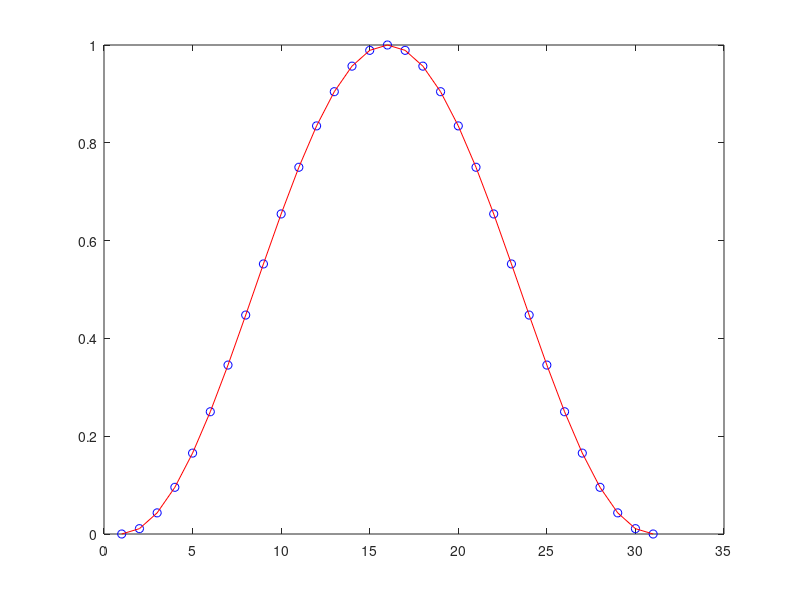

Write MATLAB code to recreate this figure.
function hann_test()

    
    rn = -15:15;
%     R = 30;
%     hn = 0.5*(cos(2*pi*rn/R)+1);
     %Rn = 15;
     R = 30;
     hn = 0.5*(cos(2*pi*rn/R)+1);
    r = 0:30;
    h = 0.5*(1-cos(2*pi*r/R));
    figure;plot(hn,'bo'); hold on; plot(h,'r-');
    a = 1;
    
    